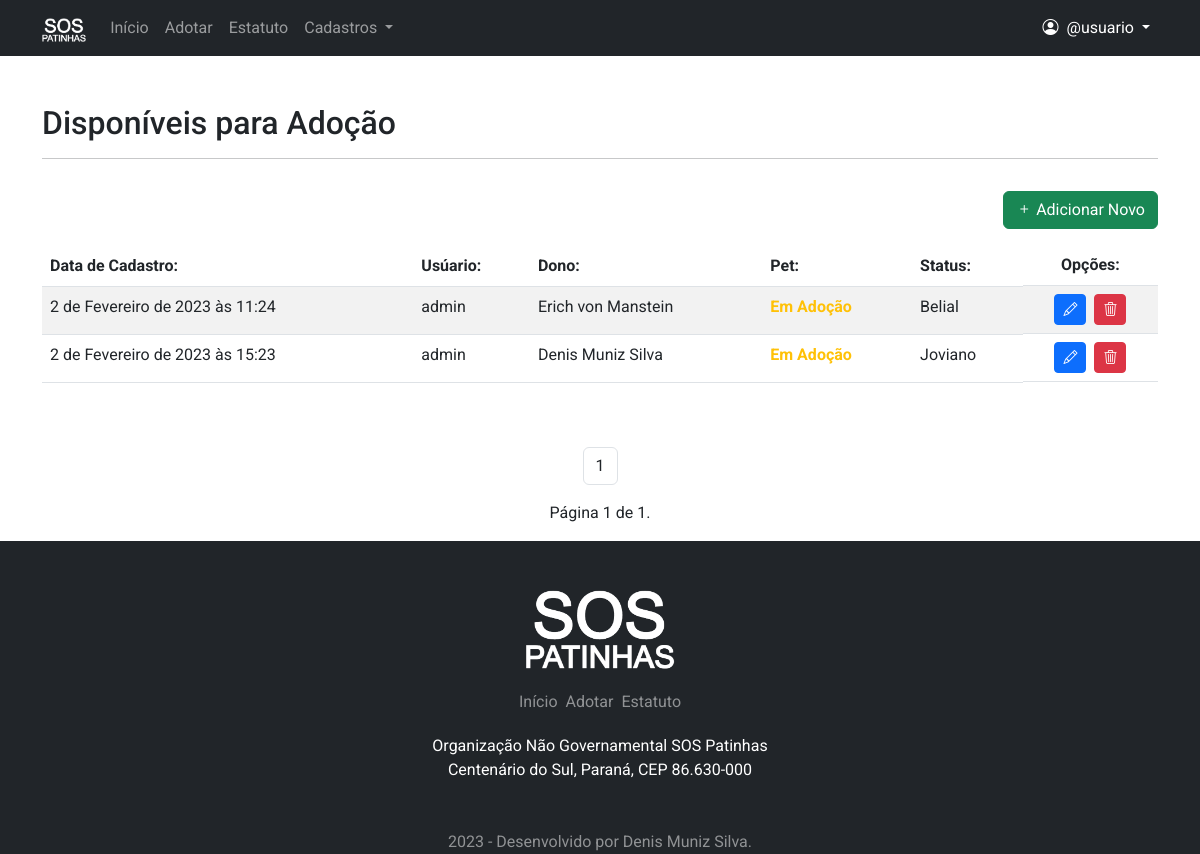
Page /adocao/lista/ (signed in) on the committed database.
### pet/models.py (models this page shows, shortened)
class Adocao(models.Model):
    VAR_SEXO = [
        ('Indefinido', 'Indefinido'),
        ('Macho', 'Macho'),
        ('Fêmea', 'Fêmea'),
    ]
    VAR_STATUS = [
        ('d', 'Disponível'),
        ('a', 'Adotado'),
        ('c', 'Adoção Cancelada'),
    ]
    VAR_IDADE = [
        ('Desconhecida', 'Desconhecida'),
        ('01 Mês', '01 Mês'),
        ('02 Mêses', '02 Mêses'),
        ('03 Mêses', '03 Mêses'),
        ('04 Mêses', '04 Mêses'),
        ('05 Mêses', '05 Mêses'),
        ('06 Mêses', '06 Mêses'),
        ('07 Mêses', '07 Mêses'),
        ('08 Mêses', '08 Mêses'),
        ('09 Mêses', '09 Mêses'),
        ('10 Mêses', '10 Mêses'),
        ('11 Mêses', '11 Mêses'),
        ('01 Ano', '01 Ano'),
        ('02 Anos', '02 Anos'),
        ('03 Anos', '03 Anos'),
        ('04 Anos', '04 Anos'),
        ('05 Anos', '05 Anos'),
        ('06 Anos', '06 Anos'),
        ('07 Anos', '07 Anos'),
        ('08 Anos', '08 Anos'),
        ('09 Anos', '09 Anos'),
        ('10 Anos', '10 Anos'),
        ('11 Anos', '11 Anos'),
        ('12 Anos', '12 Anos'),
        ('13 Anos', '13 Anos'),
        ('14 Anos', '14 Anos'),
        ('15 Anos', '15 Anos'),
        ('16 Anos', '16 Anos'),
        ('17 Anos', '17 Anos'),
        ('18 Anos', '18 Anos'),
        ('19 Anos', '19 Anos'),
        ('20 Anos', '20 Anos'),
        ('21 Anos', '21 Anos'),
        ('22 Anos', '22 Anos'),
        ('23 Anos', '23 Anos'),
        ('24 Anos', '24 Anos'),
        ('25 Anos', '25 Anos'),
        ('26 Anos', '26 Anos'),
        ('27 Anos', '27 Anos'),
        ('28 Anos', '28 Anos'),
        ('29 Anos', '29 Anos'),
        ('30 Anos', '30 Anos'),
    ]
    cadastrado_em = models.DateTimeField(auto_now_add=True)
    cadastrado_por = models.ForeignKey(User, on_delete=models.PROTECT, verbose_name='Cadastrante')
    nome_dono = models.CharField(
        max_length=200, verbose_name='Nome Completo do Dono')
    email_1 = models.EmailField(
        max_length=150, verbose_name='E-mail 01', null=True, blank=True)
    email_2 = models.EmailField(
        max_length=150, verbose_name='E-mail 02', null=True, blank=True)
    fone_1 = models.CharField(max_length=15, verbose_name='Fone 01')
    fone_2 = models.CharField(
        max_length=15, verbose_name='Fone 02', null=True, blank=True)
    fone_3 = models.CharField(
        max_length=15, verbose_name='Fone 03', null=True, blank=True)
    obs = models.TextField(
        max_length=2000, verbose_name='Observações', null=True, blank=True)
    cep = models.CharField(
        max_length=8, verbose_name='CEP', null=True, blank=True)
    estado = models.CharField(
        max_length=2, verbose_name='Estado', null=True, blank=True)
    cidade = models.CharField(
        max_length=200, verbose_name='Cidade', null=True, blank=True)
    bairro = models.CharField(
        max_length=200, verbose_name='Bairro', null=True, blank=True)
    endereco = models.CharField(
        max_length=250, verbose_name='Endereço', null=True, blank=True)
    numero = models.IntegerField(
        default=0, verbose_name='Número', null=True, blank=True)
    complemento = models.TextField(
        max_length=2000, verbose_name='Complemento', null=True, blank=True)
    nome_pet = models.CharField(max_length=200, verbose_name='Nome do Pet')
    idade = models.CharField(max_length=15, choices=VAR_IDADE)
    especie = models.ForeignKey(
        Especie, on_delete=models.PROTECT, verbose_name='Especie')
    raca = models.ForeignKey(
        Raca, on_delete=models.PROTECT, verbose_name='Raça')
    sexo = models.CharField(max_length=10, choices=VAR_SEXO)
    qualidades = models.CharField(max_length=2000, verbose_name='Qualidades')
    img = models.ImageField(upload_to='Adocao_fotos/', verbose_name='Foto')
    status = models.CharField(max_length=1, choices=VAR_STATUS)

### pet/views.py (the view)
# urls.py: path('adocao/lista/', PaginaAdotarLista.as_view(), name='lista-pet'),
class PaginaAdotarLista(LoginRequiredMixin, ListView):
    paginate_by = 20
    login_url = reverse_lazy('login')
    model = Adocao
    template_name = 'pet/divulgar_lista.html'

### pet/templates/pet/divulgar_lista.html (shortened to what this page needs)
{% extends 'base.html' %}
{% load static %}
{% block pagina %}
<div class="container py-5">
    <h2>Disponíveis para Adoção</h2>
    <hr>
    <div class="d-flex justify-content-end pt-3">
        <a href="{% url 'added-pet' %}" class="btn btn-success"><i class="bi bi-plus me-1"></i>Adicionar Novo</a>
    </div>
        <div class="table-responsive">
            <table class="table table-striped mt-3">
                <thead>
                    <tr>
                        <th scope="col d-flex">Data de Cadastro:</th>
                        <th scope="col">Usúario:</th>
                        <th scope="col">Dono:</th>
                        <th scope="col">Pet:</th>
                        <th scope="col">Status:</th>
                        <th scope="col" class="d-flex justify-content-center">Opções:</th>
                    </tr>
                </thead>
                <tbody>
                    {% for item in object_list %}
                    <tr>
                        <td>{{item.cadastrado_em}}</td>
                        <td>{{item.cadastrado_por}}</td>
                        <td>{{item.nome_dono}}</td>
                        <td>
                            {% if item.status == 'd' %}
                               <span class="text-warning fw-bold">Em Adoção</span>
                            {% elif item.status == 'c' %}
                                <span class="text-danger fw-bold">Cancelado</span>
                            {% else %}
                                <span class="text-success fw-bold">Adotado</span>
                            {% endif %}
                        </td>
                        <td>{{item.nome_pet}}</td>
                        <td class="d-flex justify-content-center">
                            <a href="{% url 'edit-pet' item.pk %}" class="btn btn-primary btn-sm me-1">
                                <i class="bi bi-pencil"></i></a>
                            <a href="{% url 'delete-pet' item.pk %}" class="btn btn-danger btn-sm ms-1">
                                <i class="bi bi-trash3"></i></a>
                        </td>
                    </tr>
                    {% empty %}
                    <tr>
                        <td colspan="4">Nao existem pets disponíveis para adoção no momento.</td>
                    </tr>
                    {% endfor %}
                </tbody>
            </table>
        </div>
</div>
<nav class="container d-flex justify-content-center">
    <ul class="pagination">
        {% for i in page_obj.paginator.page_range %}
            {% if page_obj.number == i %}
            <li class="page-item">
                <a class="page-link text-dark" href="#">{{ i }} </a>
            </li>
            {% else %}
            <li class="page-item">
                <a class="page-link text-dark" href="?page={{ i }}">{{ i }}</a>
            </li>
            {% endif %}
        {% endfor %}
    </ul>
</nav>
<div class="container text-dark mb-3 text-center">
    Página {{ page_obj.number }} de {{ page_obj.paginator.num_pages }}.
</div>
{% endblock %}

### templates/base.html (shortened to what this page needs)
<!doctype html>
{% load static %}
<html lang="pt-br">
<head>
    <link href="https://cdn.jsdelivr.net/npm/bootstrap@5.2.3/dist/css/bootstrap.min.css" rel="stylesheet"
>
    <link rel="stylesheet" href="{% static 'css/main.css' %}">
    <link rel="stylesheet" href="https://cdn.jsdelivr.net/npm/bootstrap-icons@1.10.3/font/bootstrap-icons.css">
</head>
<body>
    {% block menu %}
    <header>
        <div class="bg-dark">
            <nav class="container navbar navbar-dark bg-dark navbar-expand-lg ">
                <div class="container-fluid">
                    <a class="navbar-brand" href="{% url 'inicio' %}">
                        <img src="{% static 'img/sos.png' %}" alt="Logo" height="24">
                    </a>
                    <div class="collapse navbar-collapse" id="navbarSupportedContent">
                        <ul class="navbar-nav me-auto mb-2 mb-lg-0">
                            <li class="nav-item">
                                <a class="nav-link {% block menuativo1 %} {% endblock %}" aria-current="page"
                                    href="{% url 'inicio' %}">Início</a>
                            </li>
                            <li class="nav-item">
                                <a class="nav-link {% block menuativo2 %} {% endblock %}"
                                    href="{% url 'adotar' %}">Adotar</a>
                            </li>
                            <li class="nav-item">
                                <a class="nav-link {% block menuativo3 %} {% endblock %}"
                                    href="{% url 'estatuto' %}">Estatuto</a>
                            </li>
                            {% if request.user.is_authenticated %}
                            <li class="nav-item dropdown">
                                <a class="nav-link dropdown-toggle" href="#" role="button" data-bs-toggle="dropdown"
                                    aria-expanded="false">
                                    Cadastros
                                </a>
                            </li>
                            {% endif %}
                        </ul>
                        <div class="d-flex justify-content-end">
                            {% if request.user.is_authenticated %}
                            <ul class="navbar-nav me-auto mb-2 mb-lg-0">
                                <li class="nav-item dropdown ">
                                    <a class="nav-link dropdown-toggle text-white" href="#" role="button"
                                        data-bs-toggle="dropdown" aria-expanded="false">
                                        <i class="bi bi-person-circle me-1"></i>
                                        {{ request.user }}
                                    </a>
                                </li>
                            </ul>
                            {% endif %}
                        </div>
                    </div>
                </div>
            </nav>
        </div>
    </header>
    {% endblock %}
    {% block pagina %}
    {% endblock %}
    {% block footer %}
    <footer class="bg-dark pt-5">
        <div class="container d-block">
            <div class="d-flex justify-content-center pb-3">
                <img src="{% static 'img/sos.png' %}" alt="Logo" class="img-rodape">
            </div>
            <div class="d-flex justify-content-center ">
                <a href="{% url 'inicio' %}"
                    class="fst-normal {% block footerativo1 %} rodapelinks {% endblock %} p-1">Início</a>
                <a href="{% url 'adotar' %}"
                    class="fst-normal {% block footerativo2 %} rodapelinks {% endblock %} p-1">Adotar</a>
                <a href="{% url 'estatuto'  %}"
                    class="fst-normal {% block footerativo3 %} rodapelinks {% endblock %} p-1">Estatuto</a>
            </div>
            <div class="text-center text-white bg-dark p-3">
                <p>
                    Organização Não Governamental SOS Patinhas<br>
                    Centenário do Sul, Paraná, CEP 86.630-000
                </p>
            </div>
            <div class="text-center text-white-50 bg-dark pt-3">
                2023 - Desenvolvido por Denis Muniz Silva.
            </div>
        </div>
    </footer>
    {% endblock %}
</body>
</html>

### static/css/main.css (style rules this page uses)
* { font-family: 'Mountains of Christmas', cursive; font-family: 'Roboto', sans-serif; }
.img-rodape { max-width: 150px; width: 100%; display: block; }
.rodapelinks { text-decoration: none; color: rgba(255, 255, 255, 0.5); }

### rows in the picture
Adocao: cadastrado_em "2 de Fevereiro de 2023 às 11:24", cadastrado_por "admin", nome_dono "Erich von Manstein", status "Em Adoção", nome_pet "Belial"
Adocao: cadastrado_em "2 de Fevereiro de 2023 às 15:23", cadastrado_por "admin", nome_dono "Denis Muniz Silva", status "Em Adoção", nome_pet "Joviano"

### other values in the picture
{{ request.user }} "@usuario"
{{ i }} "1"
{{ page_obj.number }} "1"
{{ page_obj.paginator.num_pages }} "1"
